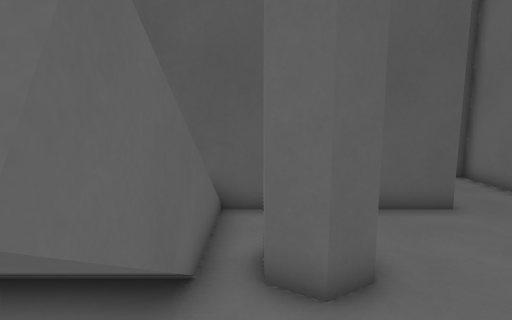
[1] (above)

13 first-person views from a walk through a 3-D level made in the Godot game engine. The camera is 1.3 m above the floor, tilts 8° down and sees 80° across. The floor is counted in squares, 0.5 m on a side. Each view is taken from the middle of a square. On the plan, view 1 faces up. The plan holds only what a view shows up to about 20 squares ahead; the rest is blank. The place goes on beyond the plan.

[2]
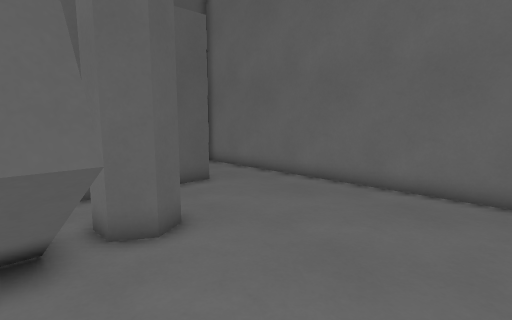

[3]
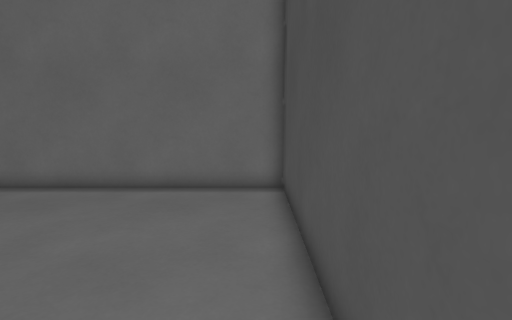

[4]
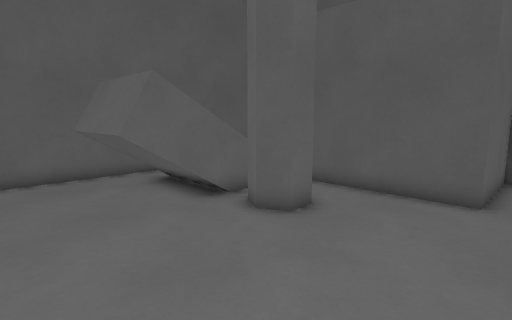

[5]
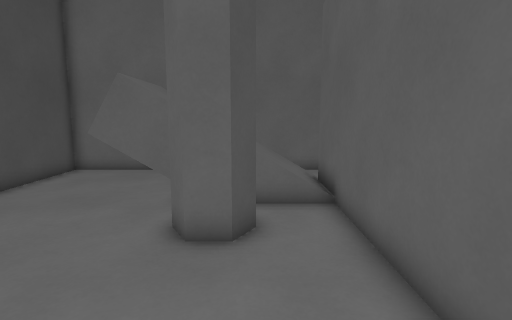

[6]
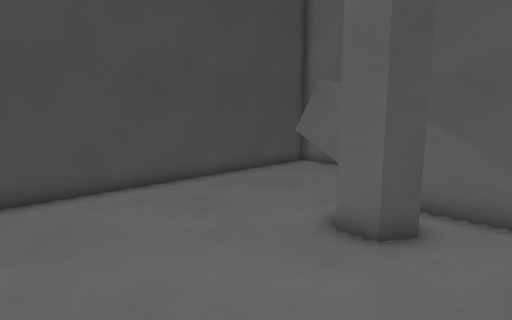

[7]
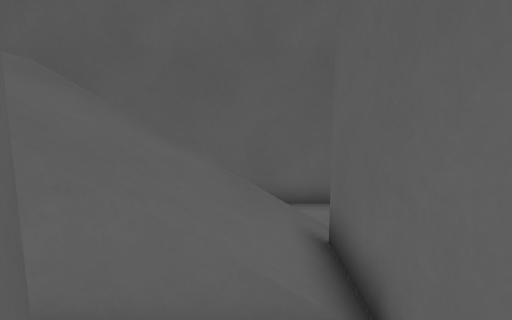

[8]
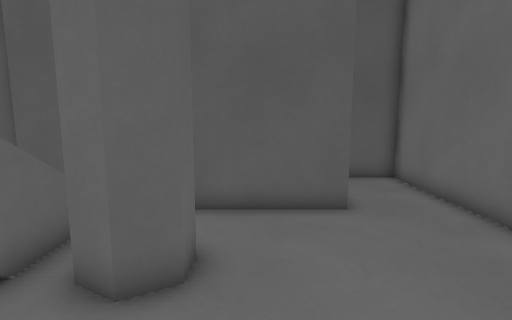

[9]
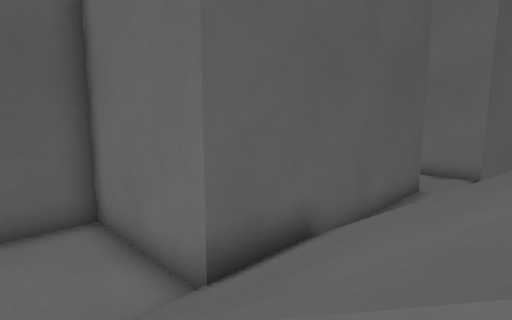

[10]
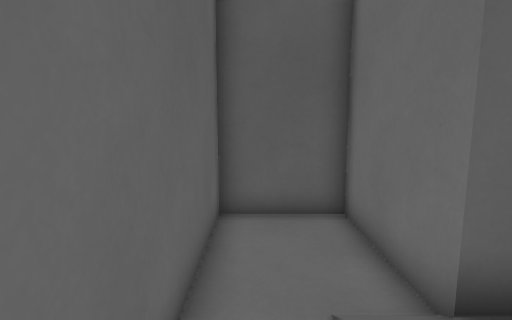

[11]
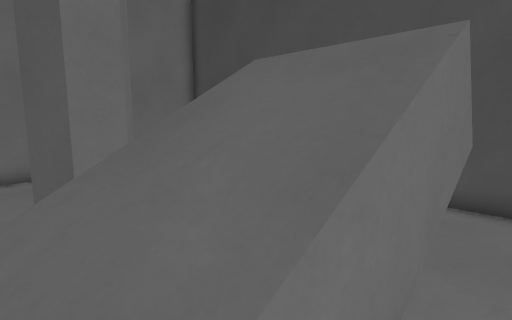

[12]
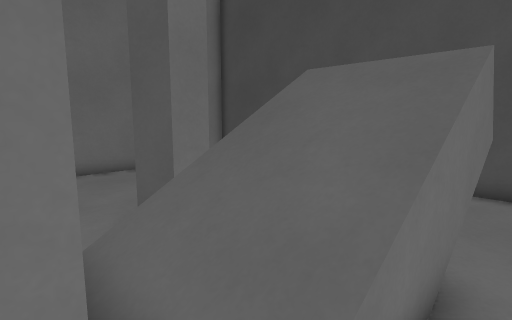

[13]
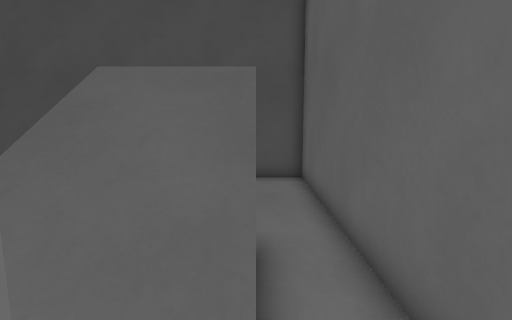

### Floor plan
Key: @ floor where view 1 was taken; # wall or solid block; . floor; / step, stairs or slope; P pillar.
Columns run from 7 left of view 1 to 9 right of it. Each row starts with its distance up from view 1.
 13 ####         ####
 12 #..#         #..#
 11 #..#         #..#
 10 #..#         #..#
  9 #..###########..#
  8 #.//#########...#
  7 #./////.........#
  6 #./////#P#......#
  5 #./////###......#
  4 #./////#P#......#
  3 #./////.........#
  2 #.#///#.........#
  1 #.#####.........#
  0 #......@........#
 -1 #...............#
 -2 #...............#
 -3 #################

Positions as (right, up) in squares from view 1, and headings:
1: (0, 0), facing up
2: (-2, -2), facing up-right
3: (-2, -2), facing right
4: (7, -2), facing up-left
5: (8, 6), facing left
6: (8, 8), facing down-left
7: (2, 7), facing left
8: (3, 0), facing up
9: (-6, 5), facing up-right
10: (-6, 5), facing up
11: (-6, 7), facing down-right
12: (-6, 9), facing down-right
13: (-5, 10), facing down
